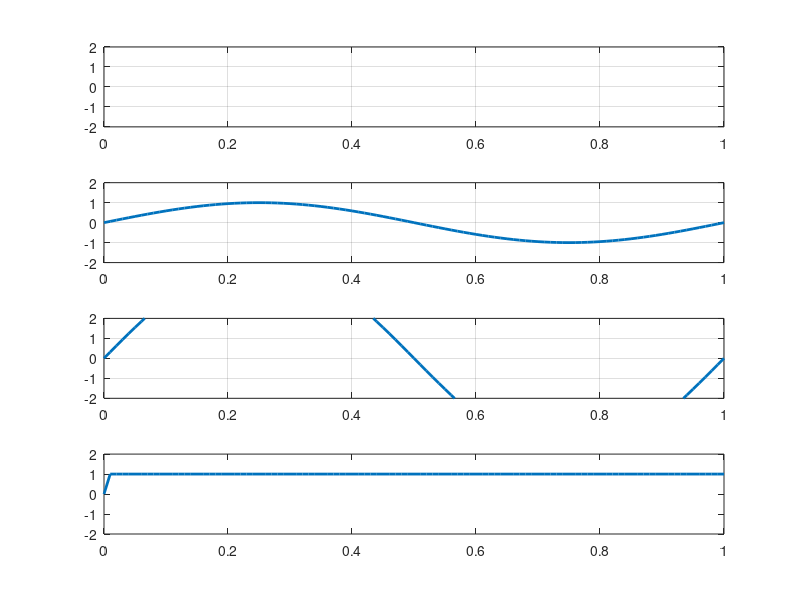

This chart was generated by the following MATLAB code:
clc;
clear all;
close all;

b = input('Enter the Bit stream \n '); %b = [0 1 0 1 1 1 0];
n = length(b);
t = 0:.01:n;
x = 1:1:(n+1)*100;

for i = 1:n
    for j = i:0.1:i+1
        bw(x(i*100:(i+1)*100)) = b(i);
    end
end

bw = bw(100:end);
subplot(4,1,1)
plot(t,bw,'Linewidth',2)
grid on ; 
axis([0 n -2 +2]);

sint = sin(2*pi*t);
st = bw.*sint;
subplot(4,1,2)
plot(t,sint,'Linewidth',2)
grid on ; 
axis([0 n -2 +2]);


subplot(4,1,3)
plot(t,st,'Linewidth',2)
grid on ;
axis([0 n -2 +2]);

for i=1:length(st)
    if st(i)==0
        y(i)=0;
    else
        y(i)=1;
    end
end

subplot(4,1,4);
plot(t,y,'Linewidth',2);
axis([0 n -2 2]);